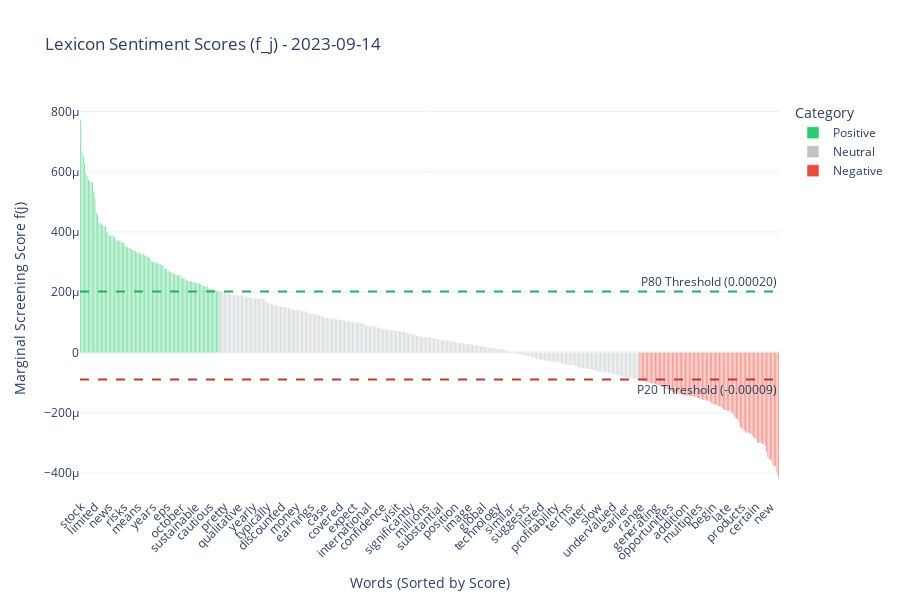

Notebook cell for this chart:
### Code cell
# Visualisation pour l'introduction en bourse du concepteur de puces ARM à New York le 14 Septembre 2023:
visualize_daily_lexicon('2023-09-14')

### Figure 1 — Plotly figure (JSON) as saved in the notebook; plotly's stock layout.template omitted (floating-point values rounded to 4 significant figures; data arrays with more than 128 entries replaced by an {"elided": "..."} marker saying what was removed)
{"data": [{"hovertemplate": "Category=Positive<br>Financial Terms=%{x}<br>Score f(j)=%{y:.5f}<extra></extra>", "legendgroup": "Positive", "marker": {"color": "#2ecc71", "pattern": {"shape": ""}}, "name": "Positive", "orientation": "v", "showlegend": true, "textposition": "auto", "type": "bar", "x": ["stock", "long", "high", "latest", "analysis", "companies", "shareholders", "good", "like", "august", "potential", "limited", "generally", "recent", "important", "try", "general", "buying", "term", "past", "company", "warning", "news", "net", "pay", "selling", "higher", "article", "growing", "check", "payments", "free", "nature", "risks", "sell", "payout", "ratio", "worth", "months", "income", "price", "generate", "simply", "trading", "means", "asx", "common", "industry", "makes", "total", "consider", "management", "operations", "suggest", "economic", "years", "advice", "sensitive", "payment", "situation", "list", "insiders", "current", "chart", "wall", "based", "eps", "investment", "calculate", "cash", "usually", "reflect", "government", "buy", "receive", "possible", "trade", "october", "manufacturing", "dividend", "portfolio", "probably", "sold", "short", "example", "future", "content", "look", "sustainable", "flows", "comparing", "change", "investing", "nyse", "study", "way", "shareholder", "trailing", "increased", "cautious", "including", "historic", "likely", "major", "methodology", "considered", "shows"], "xaxis": "x", "y": [0.000772, 0.0006668, 0.0006531, 0.0006281, 0.0005943, 0.0005843, 0.0005735, 0.0005701, 0.0005651, 0.0005649, 0.0005328, 0.0005105, 0.0004654, 0.0004565, 0.0004305, 0.0004291, 0.0004257, 0.000421, 0.0004181, 0.0004179, 0.0003994, 0.0003957, 0.0003893, 0.0003893, 0.0003872, 0.0003849, 0.0003822, 0.0003737, 0.0003715, 0.0003713, 0.0003704, 0.0003662, 0.0003657, 0.0003643, 0.0003529, 0.0003515, 0.0003508, 0.0003469, 0.0003457, 0.0003436, 0.0003403, 0.0003379, 0.0003364, 0.0003329, 0.000332, 0.0003318, 0.0003265, 0.0003259, 0.0003259, 0.000322, 0.000322, 0.0003182, 0.0003146, 0.0003141, 0.0003031, 0.0003017, 0.0003004, 0.0003004, 0.0002984, 0.0002966, 0.0002938, 0.0002928, 0.0002892, 0.0002885, 0.0002798, 0.0002787, 0.0002751, 0.0002713, 0.0002687, 0.0002664, 0.0002652, 0.0002619, 0.0002587, 0.0002573, 0.0002573, 0.0002561, 0.0002556, 0.0002491, 0.0002474, 0.000245, 0.0002414, 0.0002399, 0.0002396, 0.0002374, 0.0002369, 0.0002361, 0.0002335, 0.0002319, 0.0002313, 0.0002302, 0.0002301, 0.0002281, 0.0002268, 0.0002238, 0.0002201, 0.0002201, 0.0002198, 0.0002183, 0.0002113, 0.0002109, 0.0002106, 0.0002101, 0.0002099, 0.0002076, 0.0002034, 0.0002028, 0.0002025], "yaxis": "y"}, {"hovertemplate": "Category=Neutral<br>Financial Terms=%{x}<br>Score f(j)=%{y:.5f}<extra></extra>", "legendgroup": "Neutral", "marker": {"color": "#bdc3c7", "pattern": {"shape": ""}}, "name": "Neutral", "orientation": "v", "showlegend": true, "textposition": "auto", "type": "bar", "x": {"elided": "321 str values"}, "xaxis": "x", "y": {"elided": "321 float values"}, "yaxis": "y"}, {"hovertemplate": "Category=Negative<br>Financial Terms=%{x}<br>Score f(j)=%{y:.5f}<extra></extra>", "legendgroup": "Negative", "marker": {"color": "#e74c3c", "pattern": {"shape": ""}}, "name": "Negative", "orientation": "v", "showlegend": true, "textposition": "auto", "type": "bar", "x": ["calculated", "range", "early", "deeper", "story", "information", "previous", "overall", "moving", "continue", "come", "value", "generating", "demand", "second", "rate", "especially", "sales", "strength", "hard", "day", "half", "customers", "opportunities", "place", "estimated", "markets", "follow", "week", "relative", "remain", "prior", "forward", "sept", "addition", "intrinsic", "fell", "exchange", "private", "ahead", "hit", "got", "basis", "firms", "post", "multiples", "play", "reported", "power", "multiple", "profitable", "economy", "taking", "firm", "michael", "materially", "begin", "report", "result", "consistent", "inflation", "federal", "leading", "negative", "quarter", "fall", "china", "late", "officer", "understanding", "questions", "having", "lead", "roughly", "losses", "provides", "tech", "details", "products", "model", "deliver", "highly", "coming", "fast", "close", "today", "target", "work", "small", "certain", "thursday", "chief", "securities", "public", "question", "month", "actually", "answer", "line", "york", "new", "times", "ability", "business", "july", "wednesday", "loss"], "xaxis": "x", "y": [-8.984e-05, -9.34e-05, -9.348e-05, -9.479e-05, -9.614e-05, -9.718e-05, -9.927e-05, -9.939e-05, -0.000101, -0.000102, -0.0001032, -0.0001046, -0.0001055, -0.000106, -0.0001081, -0.0001085, -0.0001096, -0.0001137, -0.0001148, -0.0001163, -0.0001204, -0.0001218, -0.0001247, -0.0001271, -0.0001291, -0.0001322, -0.0001326, -0.0001331, -0.0001345, -0.0001353, -0.000136, -0.000138, -0.0001382, -0.0001419, -0.0001426, -0.0001427, -0.0001434, -0.0001439, -0.0001444, -0.0001449, -0.000145, -0.0001455, -0.0001478, -0.0001481, -0.0001503, -0.0001514, -0.0001528, -0.000154, -0.0001563, -0.0001575, -0.0001593, -0.00016, -0.0001603, -0.0001623, -0.0001628, -0.0001691, -0.0001709, -0.0001724, -0.0001731, -0.0001752, -0.0001787, -0.0001787, -0.0001797, -0.0001847, -0.0001892, -0.0001912, -0.0001923, -0.0001927, -0.000194, -0.0001953, -0.0001983, -0.0002011, -0.0002086, -0.0002175, -0.0002204, -0.0002215, -0.0002325, -0.0002494, -0.000251, -0.0002576, -0.0002594, -0.0002645, -0.0002655, -0.0002666, -0.0002686, -0.0002711, -0.0002756, -0.0002821, -0.0002844, -0.0002883, -0.0002993, -0.0002995, -0.0002998, -0.0003015, -0.0003027, -0.0003027, -0.0003108, -0.0003293, -0.0003482, -0.0003546, -0.0003557, -0.0003609, -0.0003754, -0.0003783, -0.0003788, -0.0003994, -0.0004139], "yaxis": "y"}], "layout": {"annotations": [{"showarrow": false, "text": "P80 Threshold (0.00020)", "x": 1, "xanchor": "right", "xref": "x domain", "y": 0.0002021, "yanchor": "bottom", "yref": "y"}, {"showarrow": false, "text": "P20 Threshold (-0.00009)", "x": 1, "xanchor": "right", "xref": "x domain", "y": -8.952e-05, "yanchor": "top", "yref": "y"}], "barmode": "relative", "height": 600, "legend": {"title": {"text": "Category"}, "tracegroupgap": 0}, "shapes": [{"line": {"color": "#27ae60", "dash": "dash"}, "type": "line", "x0": 0, "x1": 1, "xref": "x domain", "y0": 0.0002021, "y1": 0.0002021, "yref": "y"}, {"line": {"color": "#c0392b", "dash": "dash"}, "type": "line", "x0": 0, "x1": 1, "xref": "x domain", "y0": -8.952e-05, "y1": -8.952e-05, "yref": "y"}], "title": {"text": "Lexicon Sentiment Scores (f_j) - 2023-09-14"}, "xaxis": {"anchor": "y", "domain": [0, 1], "tickangle": -45, "title": {"text": "Words (Sorted by Score)"}}, "yaxis": {"anchor": "x", "domain": [0, 1], "title": {"text": "Marginal Screening Score f(j)"}}}}
